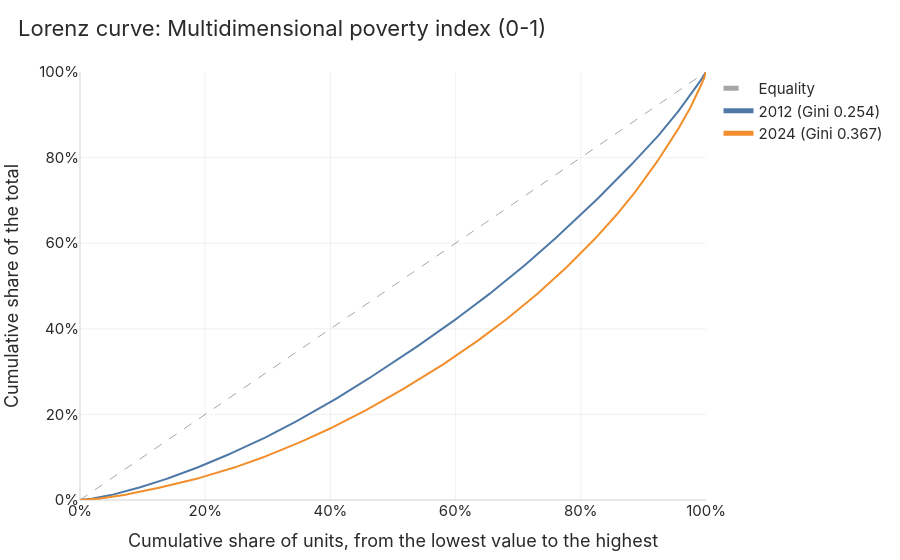

Here is the notebook cell this chart was saved with:
### Markdown cell above
The **Lorenz curve** shows the same inequality as a picture. Municipalities are sorted from the lowest MPI to the highest; the curve gives the share of the total (the sum of the MPI over all municipalities) held by the lowest share of them. The further the curve lies below the diagonal, the higher the Gini.

### Code cell
ineq.fig_lorenz

### Figure 1 — Plotly figure (JSON) as saved in the notebook; plotly's stock layout.template omitted (floating-point values rounded to 4 significant figures; data arrays with more than 128 entries replaced by an {"elided": "..."} marker saying what was removed)
{"data": [{"hoverinfo": "skip", "line": {"color": "rgba(0,0,0,0.35)", "dash": "dash", "width": 1}, "mode": "lines", "name": "Equality", "type": "scatter", "x": [0, 1], "y": [0, 1]}, {"hovertemplate": "%{text}<br>the lowest %{x:.1%} of units hold %{y:.1%} of the total<extra>2012</extra>", "line": {"color": "#4E79A7", "width": 2}, "mode": "lines", "name": "2012 (Gini 0.254)", "text": {"elided": "344 str values"}, "type": "scatter", "x": {"elided": "344 float values"}, "y": {"elided": "344 float values"}}, {"hovertemplate": "%{text}<br>the lowest %{x:.1%} of units hold %{y:.1%} of the total<extra>2024</extra>", "line": {"color": "#F28E2B", "width": 2}, "mode": "lines", "name": "2024 (Gini 0.367)", "text": {"elided": "344 str values"}, "type": "scatter", "x": {"elided": "344 float values"}, "y": {"elided": "344 float values"}}], "layout": {"title": {"text": "Lorenz curve: Multidimensional poverty index (0-1)"}, "xaxis": {"range": [0, 1], "tickformat": ".0%", "title": {"text": "Cumulative share of units, from the lowest value to the highest"}}, "yaxis": {"range": [0, 1], "tickformat": ".0%", "title": {"text": "Cumulative share of the total"}}}}
